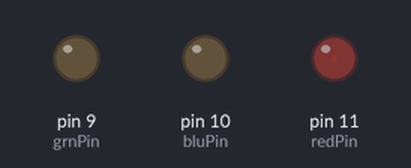
A sketch run on a simulated Arduino Uno, built with avr-gcc and run on an emulated ATmega328P. Shown: output pins drawn as LEDs (lit = HIGH).

Above: at 0.1 s.
At 19.92 s:
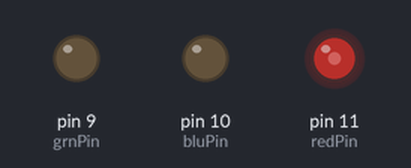
At 29.73 s:
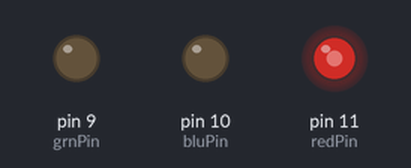
At 39.74 s:
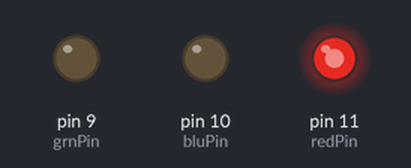
Timing chart, 0 to 40.0 s (numbered marks = the images above):
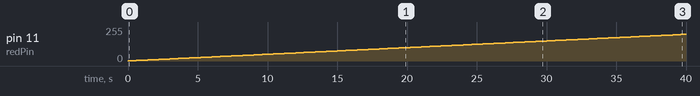

Measured:
- by itself, pin 11 (redPin): moves from 0/255 to 200/255 over 39.8 s

The sketch:

LEDtest.ino
```cpp
int redPin = 11;
int grnPin = 9;
int bluPin = 10;

//uncomment this line if using a Common Anode LED
//#define COMMON_ANODE
// Color arrays
int black[3]  = { 0, 0, 0 };
int red[3]    = { 100, 0, 0 };
int green[3]  = { 0, 100, 0 };

int yellow[3] = { 80, 190, 0 };

int orange[3]  = {255,50,0};
// etc.

// Set initial color
int redVal = black[0];
int grnVal = black[1];
int bluVal = black[2];

int wait = 50;
int hold = 0;

int prevR = redVal;
int prevG = grnVal;
int prevB = bluVal;

void setup()
{
  pinMode(redPin, OUTPUT);
  pinMode(grnPin, OUTPUT);
  pinMode(bluPin, OUTPUT);
}

void loop()
{
  //setColor(100, 0, 0);  // red
  //setColor(255,0,50);
  //setColor(0,0,255);
  crossFade(red);
  crossFade(orange);
  crossFade(yellow);
  crossFade(green);
}

int calculateStep(int prevValue, int endValue) {
  int step = endValue - prevValue; // What's the overall gap?
  if (step) {                      // If its non-zero,
    step = 1020/step;              //   divide by 1020
  }
  return step;
}

int calculateVal(int step, int val, int i) {

  if ((step) && i % step == 0) { // If step is non-zero and its time to change a value,
    if (step > 0) {              //   increment the value if step is positive...
      val += 1;
    }
    else if (step < 0) {         //   ...or decrement it if step is negative
      val -= 1;
    }
  }
  // Defensive driving: make sure val stays in the range 0-255
  if (val > 255) {
    val = 255;
  }
  else if (val < 0) {
    val = 0;
  }
  return val;
}

void crossFade(int color[3]) {
  // Convert to 0-255
  int R = (color[0] * 255) / 100;
  int G = (color[1] * 255) / 100;
  int B = (color[2] * 255) / 100;

  int stepR = calculateStep(prevR, R);
  int stepG = calculateStep(prevG, G);
  int stepB = calculateStep(prevB, B);

  for (int i = 0; i <= 1020; i++) {
    redVal = calculateVal(stepR, redVal, i);
    grnVal = calculateVal(stepG, grnVal, i);
    bluVal = calculateVal(stepB, bluVal, i);

    analogWrite(redPin, redVal);   // Write current values to LED pins
    analogWrite(grnPin, grnVal);
    analogWrite(bluPin, bluVal);

    delay(wait); // Pause for 'wait' milliseconds before resuming the loop
  }
    prevR = redVal;
    prevG = grnVal;
    prevB = bluVal;
    delay(hold); // Pause for optional 'wait' milliseconds before resuming the loop

}
```
